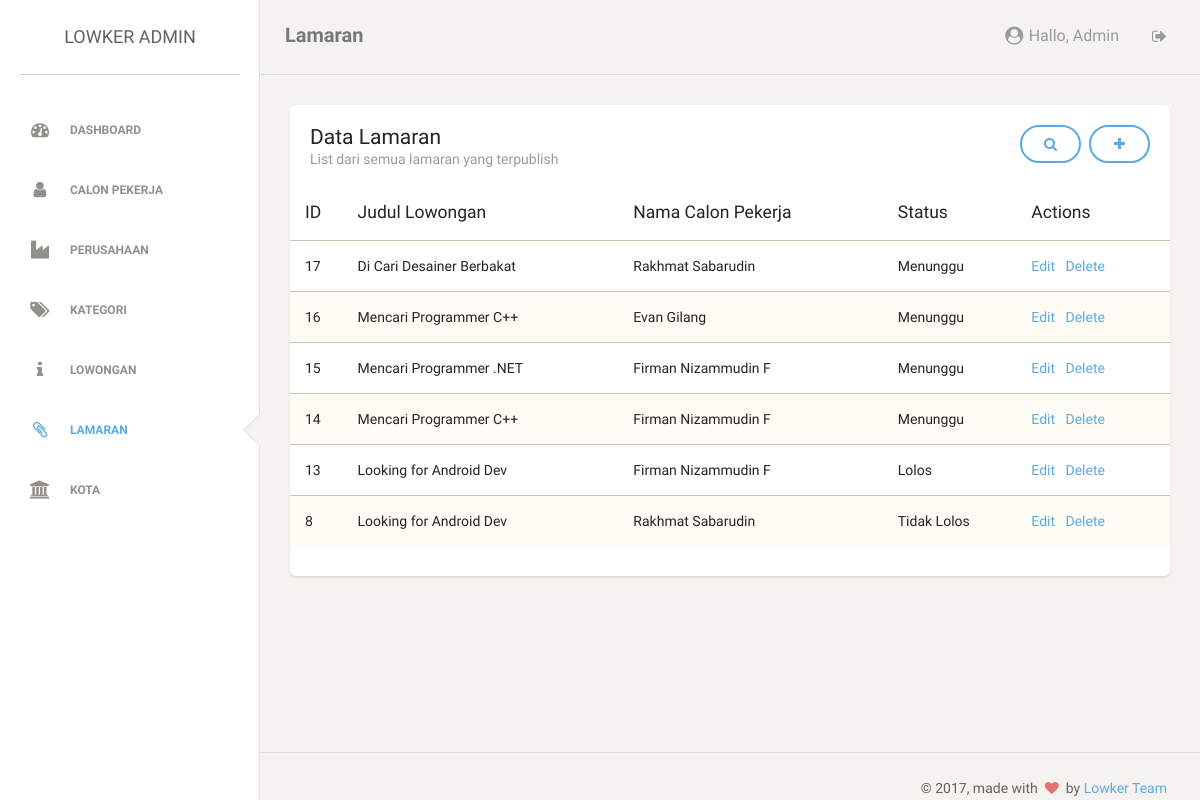
The page /admin/lamaran.php (signed in) on the database its author committed.
### tables this page shows
CREATE TABLE IF NOT EXISTS lamaran(
    lamaran_id INT(11) AUTO_INCREMENT PRIMARY KEY,
    lowongan_id INT(11) NOT NULL,
    calon_pekerja_id INT(11) NOT NULL,
    lamaran_status_lolos enum('Menunggu', 'Lolos', 'Tidak Lolos') NOT NULL,

    FOREIGN KEY (calon_pekerja_id) REFERENCES calon_pekerja(calon_pekerja_id) ON DELETE CASCADE ON UPDATE CASCADE,
    FOREIGN KEY (lowongan_id) REFERENCES lowongan(lowongan_id) ON DELETE CASCADE ON UPDATE CASCADE,
    UNIQUE KEY (lowongan_id, calon_pekerja_id)
);

CREATE TABLE IF NOT EXISTS lowongan(
    lowongan_id INT(11) AUTO_INCREMENT PRIMARY KEY,
    perusahaan_id INT(11) NOT NULL,
    kategori_id INT(11) NOT NULL,
    lowongan_judul VARCHAR(51) NOT NULL,
    lowongan_deskripsi TEXT NOT NULL,
    lowongan_tgl_buka DATE NOT NULL,
    lowongan_tgl_tutup DATE NOT NULL,

    CONSTRAINT fk_lowongan_perusahaan FOREIGN KEY (perusahaan_id) REFERENCES perusahaan(perusahaan_id) ON DELETE CASCADE ON UPDATE CASCADE,
    CONSTRAINT fk_lowongan_kategori FOREIGN KEY (kategori_id) REFERENCES kategori(kategori_id) ON DELETE CASCADE ON UPDATE CASCADE
);

CREATE TABLE IF NOT EXISTS calon_pekerja(
    calon_pekerja_id INT(11) PRIMARY KEY,
    calon_pekerja_nama_lengkap VARCHAR(51) NOT NULL,
    calon_pekerja_alamat VARCHAR(101),
    kota_id INT(11),
    calon_pekerja_jenis_kelamin enum('L', 'P'),
    calon_pekerja_tempat_lahir VARCHAR(51),
    calon_pekerja_tanggal_lahir DATE,
    calon_pekerja_status_pernikahan enum('Lajang', 'Menikah', 'Janda/Duda'),
    calon_pekerja_email VARCHAR(51) NOT NULL,
    calon_pekerja_telepon VARCHAR(13),
    calon_pekerja_pendidikan_terakhir enum('SD', 'SMP', 'SMA','S1', 'S2'),
    calon_pekerja_tempat_pendidikan_terakhir VARCHAR(51),
    calon_pekerja_tempat_bekerja_terakhir VARCHAR(51),
    calon_pekerja_pekerjaan_bekerja_terakhir VARCHAR(51),
    calon_pekerja_file_cv VARCHAR(101),
    
    CONSTRAINT fk_calon_pekerja_kota FOREIGN KEY (kota_id) REFERENCES kota(kota_id) ON DELETE SET NULL ON UPDATE CASCADE,
    CONSTRAINT fk_calon_pekerja_login FOREIGN KEY (calon_pekerja_id) REFERENCES login(login_id) ON DELETE CASCADE ON UPDATE CASCADE
);

### admin/lamaran.php (the view, shortened to what this page needs)
<?php
	require "../php/connection.php";
?>
    <!doctype html>
    <html lang="en">
    <head>
        <link href="../css/bootstrap.min.css" rel="stylesheet" />
        <link href="../css/style.css" rel="stylesheet" />
        <link href="../font-awesome/css/font-awesome.min.css" rel="stylesheet">
    </head>
    <body>
        <div class="wrapper">
            <div class="sidebar" data-background-color="white" data-active-color="info">
                <div class="sidebar-wrapper">
                    <div class="logo">
                        <a href="#" class="simple-text">
                        Lowker Admin
                    </a>
                    </div>
                    <ul class="nav">
                        <li>
                            <a href="dashboard.php">
                                <i class="fa fa-dashboard" style="font-size: 18px;"></i>
                                <p>Dashboard</p>
                            </a>
                        </li>
                        <li>
                            <a href="calonpekerja.php">
                                <i class="fa fa-user" style="font-size: 18px;"></i>
                                <p>Calon Pekerja</p>
                            </a>
                        </li>
                        <li>
                            <a href="perusahaan.php">
                                <i class="fa fa-industry" style="font-size: 18px;"></i>
                                <p>Perusahaan</p>
                            </a>
                        </li>
                        <li>
                            <a href="kategori.php">
                                <i class="fa fa-tags" style="font-size: 18px;"></i>
                                <p>Kategori</p>
                            </a>
                        </li>
                        <li>
                            <a href="lowongan.php">
                                <i class="fa fa-info" style="font-size: 18px;"></i>
                                <p>Lowongan</p>
                            </a>
                        </li>
                        <li class="active">
                            <a href="lamaran.php">
                                <i class="fa fa-paperclip" style="font-size: 18px;"></i>
                                <p>Lamaran</p>
                            </a>
                        </li>
                        <li>
                            <a href="kota.php">
                                <i class="fa fa-bank" style="font-size: 18px;"></i>
                                <p>Kota</p>
                            </a>
                        </li>
                    </ul>
                </div>
            </div>
            <div class="main-panel">
                <nav class="navbar navbar-default">
                    <div class="container-fluid">
                        <div class="navbar-header">
                            <a class="navbar-brand" href="#">Lamaran</a>
                        </div>
                        <div class="collapse navbar-collapse">
                            <ul class="nav navbar-nav navbar-right">
                                <li>
                                    <a href="profil_edit.php">
                                        <p>
                                            <i class="fa fa-user-circle" style="font-size: 18px;"></i> Hallo,
                                            <?php echo $_SESSION['admin_nama'];?>
                                        </p>
                                    </a>
                                </li>
                                <li>
                                    <a href="../php/logout.php">
                                        <i class="fa fa-sign-out"></i>
                                    </a>
                                </li>
                            </ul>
                        </div>
                    </div>
                </nav>
                <div class="content">
                    <div class="container-fluid">
                        <div class="row">
                            <div class="col-md-12">
                                <div class="card">
                                    <div class="header">
                                        <a href="lamaran_tambah.php" class="btn btn-info pull-right"><i class="fa fa-plus"></i></a>
                                        <a href="#" data-toggle="modal" data-target="#search" class="btn btn-info pull-right" style="margin-right: 8px;"><i class="fa fa-search"></i></a>
                                                <h4 class="title">Data Lamaran</h4>
                                                <p class="category">List dari semua lamaran yang terpublish</p>
                                    </div>
                                    <div class="content table-responsive table-full-width">
                                        <table class="table table-striped">
                                            <thead>
                                                <th>ID</th>
                                                <th>Judul Lowongan</th>
                                                <th>Nama Calon Pekerja</th>
                                                <th>Status</th>
                                                <th>Actions</th>
                                            </thead>
                                            <tbody>
                                                <?php
                                                    if(isset($_GET['nama'])){
                                                        $strQuery = "SELECT la.lamaran_id, lo.lowongan_id, lo.lowongan_judul, cp.calon_pekerja_id,
                                                        cp.calon_pekerja_nama_lengkap, la.lamaran_status_lolos
                                                        FROM lamaran la INNER JOIN lowongan lo ON la.lowongan_id = lo.lowongan_id
                                                        INNER JOIN calon_pekerja cp ON la.calon_pekerja_id = cp.calon_pekerja_id
                                                        WHERE cp.calon_pekerja_nama_lengkap LIKE '%$_GET[nama]%' OR lo.lowongan_judul LIKE '%$_GET[nama]%' ORDER BY lamaran_id DESC";
                                                    }else {
                                                        $strQuery = "SELECT la.lamaran_id, lo.lowongan_id, lo.lowongan_judul, cp.calon_pekerja_id,
                                                        cp.calon_pekerja_nama_lengkap, la.lamaran_status_lolos
                                                        FROM lamaran la INNER JOIN lowongan lo ON la.lowongan_id = lo.lowongan_id
                                                        INNER JOIN calon_pekerja cp ON la.calon_pekerja_id = cp.calon_pekerja_id
                                                        ORDER BY lamaran_id DESC";
                                                    }
                                                    $query = mysqli_query($connection, $strQuery);
                                                    $i = 0;
                                                    while($result = mysqli_fetch_assoc($query)){
                                                        echo "<tr>";
                                                        echo "<td>$result[lamaran_id]</td>";
                                                        echo "<td>$result[lowongan_judul]</td>";
                                                        echo "<td>$result[calon_pekerja_nama_lengkap]</td>";
                                                        echo "<td>$result[lamaran_status_lolos]</td>";
                                                        echo "<td><a href=# data-toggle=modal data-target=#edit$i>Edit</a>";
                                                        echo "<a href=# data-toggle=modal data-target=#delete$i>Delete</a></td>";
                                                        echo "</tr>";
                                                ?>
                                                    <?php
                                                        $i++;
                                                    }
                                                ?>
                                            </tbody>
                                        </table>
                                    </div>
                                </div>
                            </div>
                        </div>
                    </div>
                </div>
                <footer class="footer">
                    <div class="container-fluid">
                        <div class="copyright pull-right">
                            &copy;
                            , made with <i class="fa fa-heart heart"></i> by <a href="#">Lowker Team</a>
                        </div>
                    </div>
                </footer>
            </div>
        </div>
    </body>
    </html>

### rows shown on the page
lamaran: lamaran_id "17", lowongan.lowongan_judul "Di Cari Desainer Berbakat", calon_pekerja.calon_pekerja_nama_lengkap "Rakhmat Sabarudin", lamaran_status_lolos "Menunggu"
lamaran: lamaran_id "16", lowongan.lowongan_judul "Mencari Programmer C++", calon_pekerja.calon_pekerja_nama_lengkap "Evan Gilang", lamaran_status_lolos "Menunggu"
lamaran: lamaran_id "15", lowongan.lowongan_judul "Mencari Programmer .NET", calon_pekerja.calon_pekerja_nama_lengkap "Firman Nizammudin F", lamaran_status_lolos "Menunggu"
lamaran: lamaran_id "14", lowongan.lowongan_judul "Mencari Programmer C++", calon_pekerja.calon_pekerja_nama_lengkap "Firman Nizammudin F", lamaran_status_lolos "Menunggu"
lamaran: lamaran_id "13", lowongan.lowongan_judul "Looking for Android Dev", calon_pekerja.calon_pekerja_nama_lengkap "Firman Nizammudin F", lamaran_status_lolos "Lolos"
lamaran: lamaran_id "8", lowongan.lowongan_judul "Looking for Android Dev", calon_pekerja.calon_pekerja_nama_lengkap "Rakhmat Sabarudin", lamaran_status_lolos "Tidak Lolos"

### other values the page prints
$_SESSION['admin_nama'] "Admin"
